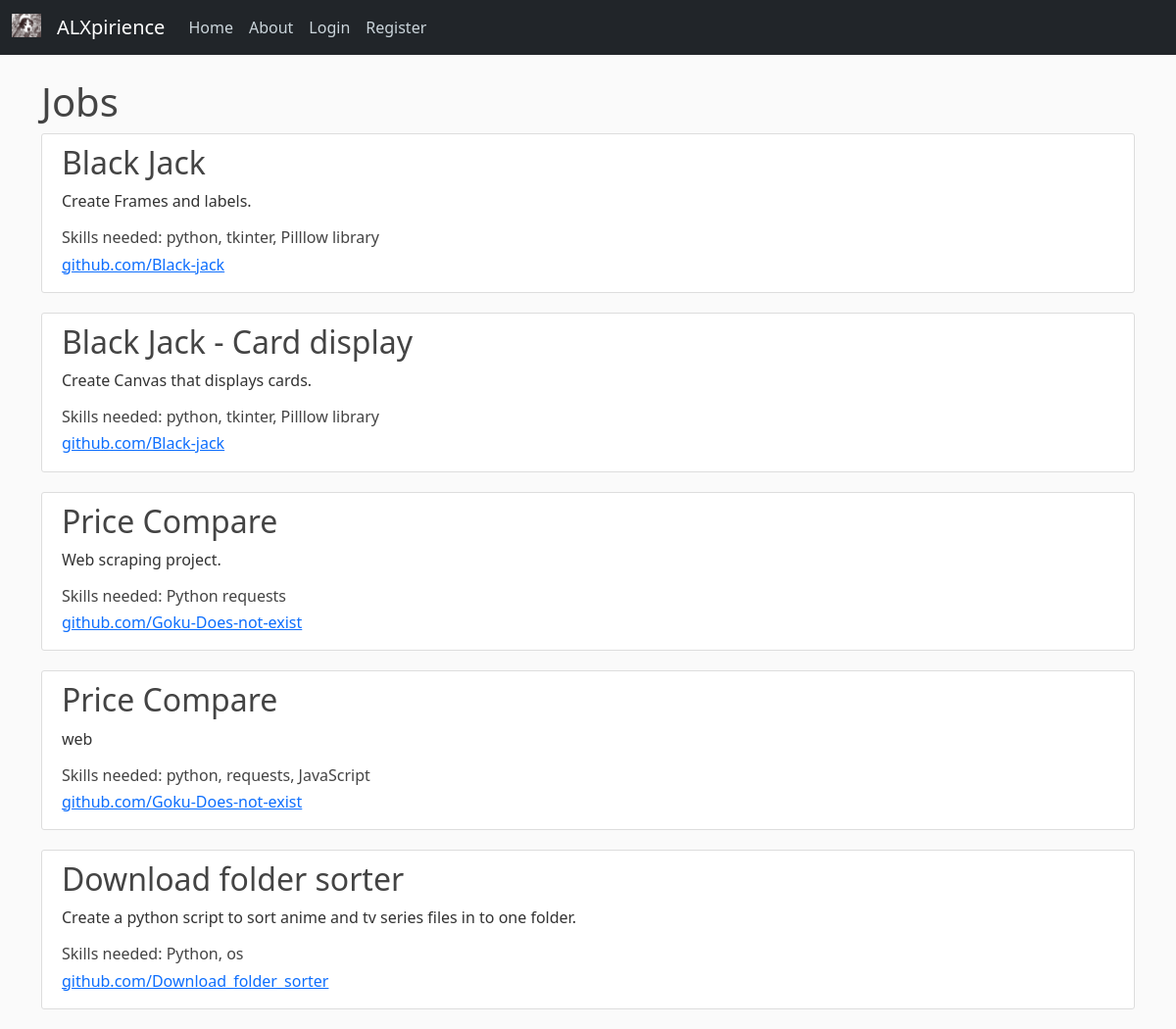
Page /home on the earlier database version.
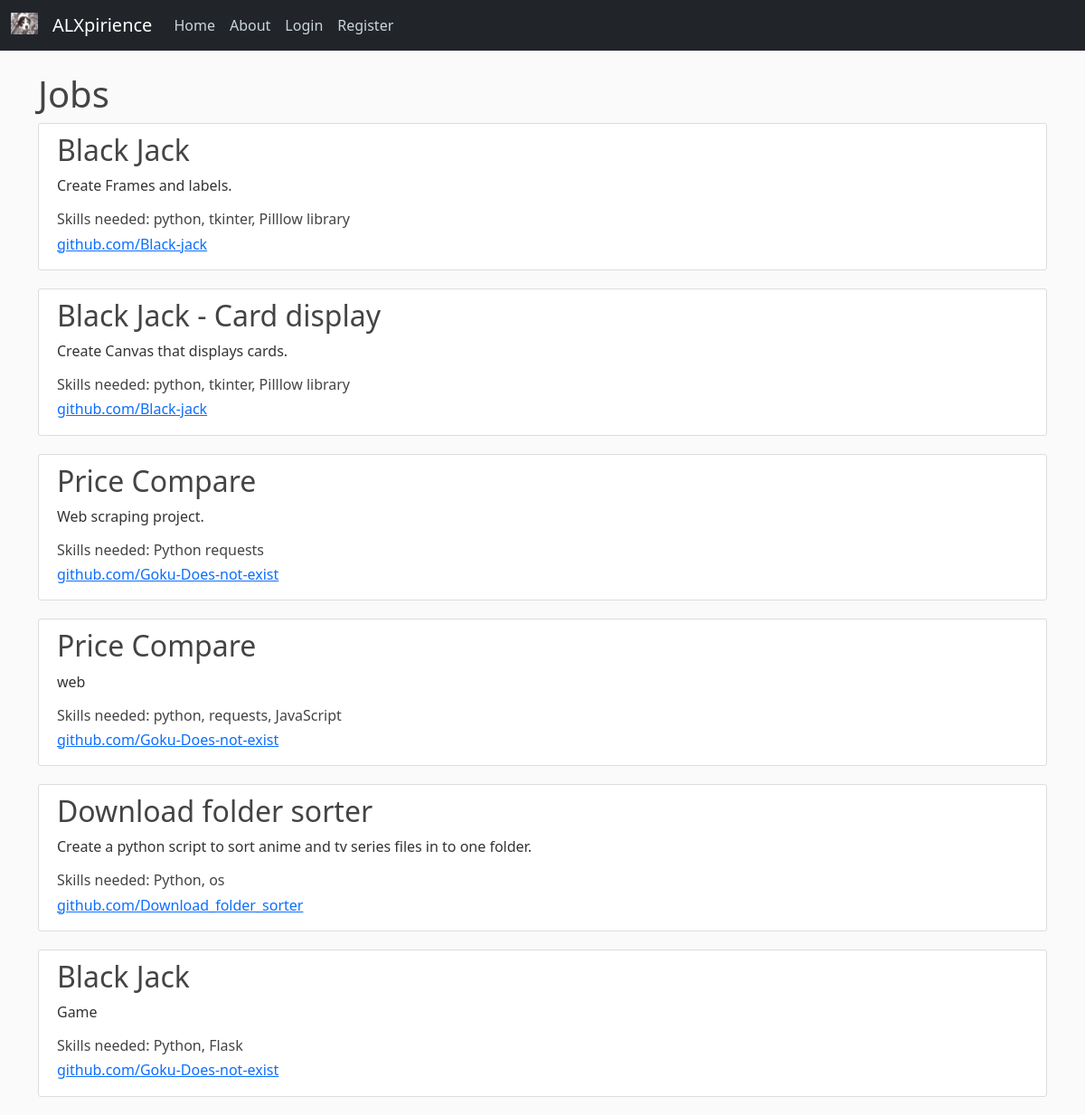
Same page on the later database version.
### expirience/data_base.py (models this page shows, shortened)
class Projects(db.Model):
    id = db.Column(db.Integer, primary_key=True, autoincrement=True)
    project_name = db.Column(db.String(100), nullable=False)
    project_description = db.Column(db.Text, nullable=False)
    project_link = db.Column(db.String(120), nullable=False)
    skills_required = db.Column(db.String(120), nullable=False)
    project_status = db.Column(db.String(20), nullable=False, default='pending')
    user_id = db.Column(db.Integer, db.ForeignKey('user.id'), nullable=False)

### expirience/routes.py (the view)
@app.route('/')
@app.route('/home')
def home():
    jobs = Projects.query.all()
    return render_template('home.html', title="Home", jobs=jobs)

### expirience/templates/home.html (shortened to what this page needs)
<!DOCTYPE html>
<html lang="en">
<head>
    <link href="https://cdn.jsdelivr.net/npm/bootstrap@5.0.2/dist/css/bootstrap.min.css" rel="stylesheet">
    <link rel="stylesheet" type="text/css" href="{{ url_for('static', filename='main.css') }}">
</head>
<body>
    <header class="site-header">
        <nav class="navbar navbar-expand-md navbar-dark bg-dark fixed-top">
          <div class="container-fluid">
            <a class="navbar-brand" href="{{ url_for('home') }}">
              <img src="static/images/large.ico" alt="" width="30" height="24" class="d-inline-block align-text-top">
            </a>
            <a class="navbar-brand mr-4" href="/">ALXpirience</a>
            <div class="collapse navbar-collapse" id="navbarToggle">
              <div class="navbar-nav mr-auto">
                <a class="nav-item nav-link" href="{{ url_for('home') }}">Home</a>
                <a class="nav-item nav-link" href="/about">About</a>
              </div>
              <div class="navbar-nav">
                {% if current_user.is_authenticated %}
                  <a class="nav-link dropdown-toggle" href="#" id="navbarDropdown" role="button" data-bs-toggle="dropdown" aria-expanded="false">
                    User: {{ current_user.username }}
                  </a>
                  <ul class="dropdown-menu" aria-labelledby="navbarDropdown">
                    <li><a class="dropdown-item" href="{{ url_for('editprofile') }}">Edit Profile</a></li>
                    <li><a class="dropdown-item" href="{{ url_for('profile') }}">View Profile</a></li>
                    <li><a class="dropdown-item" href="{{ url_for('addskills') }}">Add Skills</a></li>
                    <li><a class="dropdown-item" href="{{ url_for('createproject') }}">Create Job</a></li>
                    <li><a class="dropdown-item" href="{{ url_for('myprojects') }}">View/Delete My Jobs</a></li>
                  </ul>
                    <a class="nav-item nav-link" href="{{ url_for('get_job') }}">Jobs</a>
                    <a class="nav-item nav-link" href="{{ url_for('logout') }}">Logout</a>
                {% else %}
                  <a class="nav-item nav-link" href="{{ url_for('login') }}">Login</a>
                  <a class="nav-item nav-link" href="{{ url_for('register') }}">Register</a>
                {% endif %}
              </div>
            </div>
          </div>
        </nav>
    </header>
    <main role="main" class="container">
      <h1>Jobs</h1>
      {% for job in jobs %}
      <article class="media content-section">
        <div class="media-body">
            <h2 class="article-title" href="#">{{ job.project_name }}</h2>
            <p class="article-content">{{ job.project_description }}</p>
            <h6 href="#">Skills needed: {{ job.skills_required }}</h6>
            <h6><a href="https://{{ job.project_link }}" target="_blank">{{ job.project_link }}</a></h6>
        </div>
      </article>
      {% endfor %}
    </main>
</body>
</html>

Differences in the rows shown:
added Projects: project_name "Black Jack", project_description "Game", skills_required "Python, Flask", project_link "github.com/Goku-Does-not-exist"
